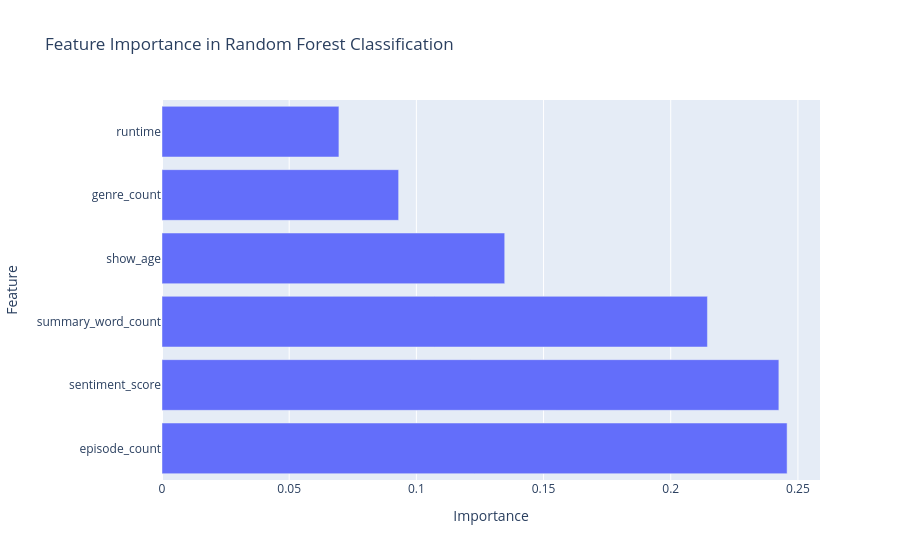

The cell this chart's notebook holds for it:
### Markdown cell above
The model performed better when predicting the High rating category compared to the Low and Medium categories.

This behavior was influenced by class imbalance in the dataset, where High-rated shows appeared more frequently than other rating groups.

### Code cell
importance_df = pd.DataFrame({
    "Feature": features,
    "Importance": rf_model.feature_importances_
})

importance_df = importance_df.sort_values(
    by="Importance",
    ascending=False
)

fig = px.bar(
    importance_df,
    x="Importance",
    y="Feature",
    orientation="h",
    title="Feature Importance in Random Forest Classification"
)

fig.show()

### Figure 1 — Plotly figure (JSON) as saved in the notebook; plotly's stock layout.template omitted (floating-point values rounded to 4 significant figures)
{"data": [{"hovertemplate": "Importance=%{x}<br>Feature=%{y}<extra></extra>", "legendgroup": "", "marker": {"color": "#636efa", "pattern": {"shape": ""}}, "name": "", "orientation": "h", "showlegend": false, "textposition": "auto", "type": "bar", "x": [0.2457, 0.2425, 0.2144, 0.1347, 0.09303, 0.06955], "xaxis": "x", "y": ["episode_count", "sentiment_score", "summary_word_count", "show_age", "genre_count", "runtime"], "yaxis": "y"}], "layout": {"barmode": "relative", "legend": {"tracegroupgap": 0}, "title": {"text": "Feature Importance in Random Forest Classification"}, "xaxis": {"anchor": "y", "domain": [0, 1], "title": {"text": "Importance"}}, "yaxis": {"anchor": "x", "domain": [0, 1], "title": {"text": "Feature"}}}}
